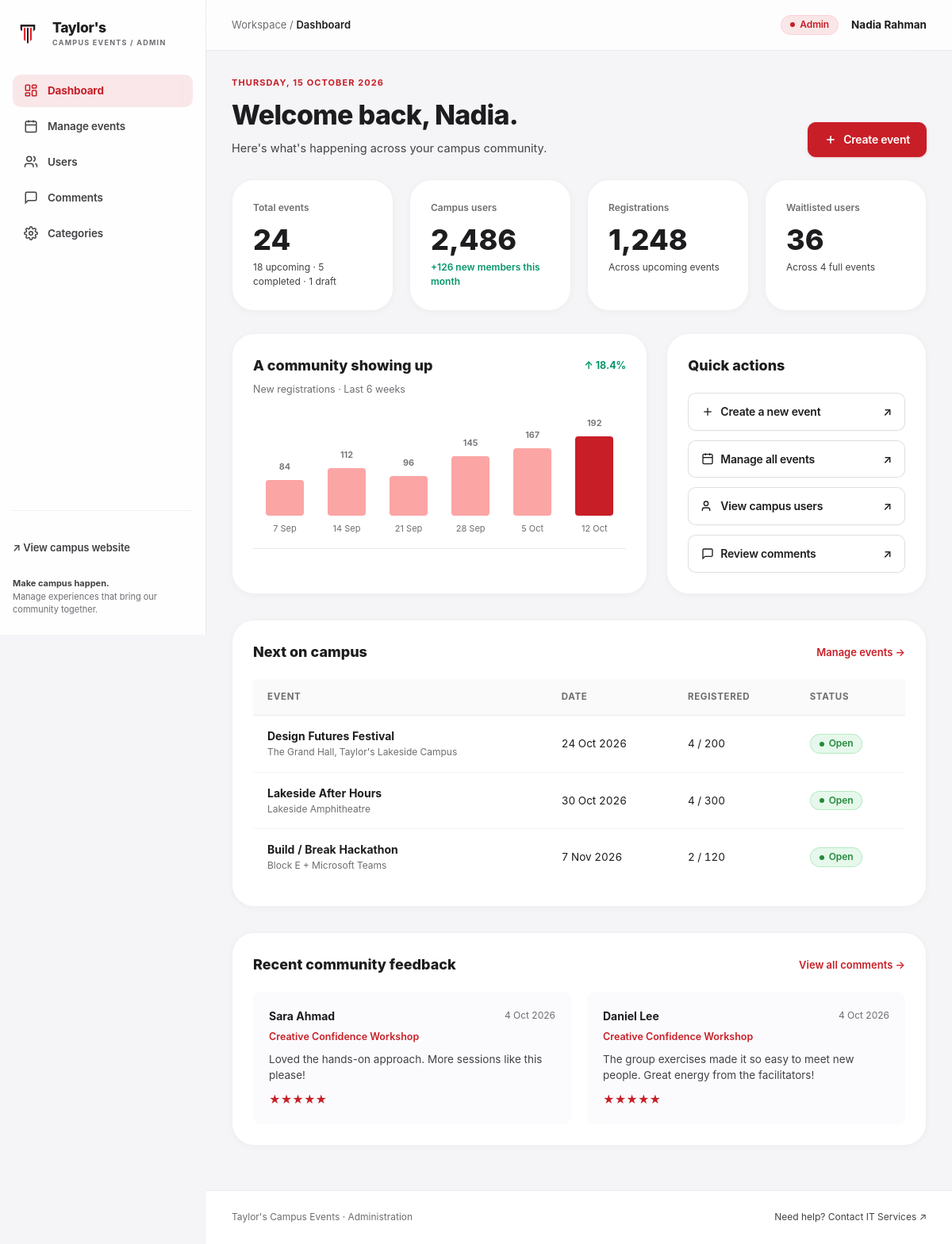
/admin/index.php (signed in), run on the app's committed database.
### tables this page shows
CREATE TABLE IF NOT EXISTS `users` (
  `id` INT AUTO_INCREMENT PRIMARY KEY,
  `name` VARCHAR(100) NOT NULL,
  `preferred_name` VARCHAR(100) NULL,
  `email` VARCHAR(150) NOT NULL UNIQUE,
  `password_hash` VARCHAR(255) NOT NULL,
  `role` ENUM('user', 'admin') NOT NULL DEFAULT 'user',
  `status` ENUM('active', 'suspended') NOT NULL DEFAULT 'active',
  `avatar` VARCHAR(255) NULL,
  `phone` VARCHAR(30) NULL,
  `faculty` VARCHAR(150) NULL,
  `created_at` TIMESTAMP DEFAULT CURRENT_TIMESTAMP
);

CREATE TABLE IF NOT EXISTS `events` (
  `id` INT AUTO_INCREMENT PRIMARY KEY,
  `title` VARCHAR(200) NOT NULL,
  `description` TEXT NOT NULL,
  `category_id` INT NOT NULL,
  `event_date` DATE NOT NULL,
  `start_time` TIME NOT NULL,
  `end_time` TIME NOT NULL,
  `format` ENUM('physical', 'online', 'hybrid') NOT NULL DEFAULT 'physical',
  `venue` VARCHAR(255) NULL,
  `online_link` VARCHAR(255) NULL,
  `capacity` INT NOT NULL DEFAULT 50,
  `poster_path` VARCHAR(255) NULL,
  `poster_theme` VARCHAR(50) DEFAULT 'purple',
  `status` ENUM('draft', 'published', 'cancelled', 'completed') NOT NULL DEFAULT 'published',
  `allow_waitlist` TINYINT(1) NOT NULL DEFAULT 1,
  `organiser_name` VARCHAR(150) NOT NULL DEFAULT "Taylor's University",
  `organiser_email` VARCHAR(150) NULL,
  `cancellation_reason` VARCHAR(255) NULL,
  `created_by` INT NOT NULL,
  `created_at` TIMESTAMP DEFAULT CURRENT_TIMESTAMP,
  `updated_at` TIMESTAMP DEFAULT CURRENT_TIMESTAMP ON UPDATE CURRENT_TIMESTAMP,
  CONSTRAINT `fk_events_category` FOREIGN KEY (`category_id`) REFERENCES `categories` (`id`) ON DELETE CASCADE,
  CONSTRAINT `fk_events_creator` FOREIGN KEY (`created_by`) REFERENCES `users` (`id`) ON DELETE CASCADE
);

CREATE TABLE IF NOT EXISTS `comments` (
  `id` INT AUTO_INCREMENT PRIMARY KEY,
  `event_id` INT NOT NULL,
  `user_id` INT NOT NULL,
  `rating` TINYINT NOT NULL CHECK (`rating` BETWEEN 1 AND 5),
  `comment` TEXT NOT NULL,
  `created_at` TIMESTAMP DEFAULT CURRENT_TIMESTAMP,
  `updated_at` TIMESTAMP DEFAULT CURRENT_TIMESTAMP ON UPDATE CURRENT_TIMESTAMP,
  UNIQUE KEY `unique_comment_event_user` (`event_id`, `user_id`),
  CONSTRAINT `fk_comment_event` FOREIGN KEY (`event_id`) REFERENCES `events` (`id`) ON DELETE CASCADE,
  CONSTRAINT `fk_comment_user` FOREIGN KEY (`user_id`) REFERENCES `users` (`id`) ON DELETE CASCADE
);

### admin/index.php (the view, shortened to what the rows shown need)
<?php
require_once __DIR__ . '/sidebar.php';
$db = get_db_connection();
$stmt = $db->query("
    SELECT e.*, c.name as category_name
    FROM events e
    JOIN categories c ON e.category_id = c.id
    WHERE e.status = 'published' AND e.event_date >= '2026-10-15'
    ORDER BY e.event_date ASC
    LIMIT 3
");
$next_events = $stmt->fetchAll();
$stmt = $db->query("
    SELECT c.*, u.name as user_name, e.title as event_title
    FROM comments c
    JOIN users u ON c.user_id = u.id
    JOIN events e ON c.event_id = e.id
    ORDER BY c.created_at DESC
    LIMIT 2
");
$recent_feedback = $stmt->fetchAll();
?>
<div style="display:flex; align-items:flex-end; justify-content:space-between; margin-bottom: 28px;">
    <div>
        <div style="font-size: 11px; font-weight: 700; color: var(--color-primary); letter-spacing: 0.1em; text-transform: uppercase; margin-bottom: 6px;">
            THURSDAY, 15 OCTOBER 2026
        </div>
        <h1 style="font-size: 34px; font-weight: 800; letter-spacing: -0.02em; margin-bottom: 4px;">
            Welcome back, <?= e($admin_user['preferred_name'] ?? $admin_user['name']) ?>.
        </h1>
        <p style="font-size: 14.5px; color: var(--text-secondary);">
            Here's what's happening across your campus community.
        </p>
    </div>
</div>
<div class="info-card-box" style="margin-bottom: 32px;">
    <table class="data-table">
        <thead>
            <tr>
                <th>EVENT</th>
                <th>DATE</th>
                <th>REGISTERED</th>
                <th>STATUS</th>
            </tr>
        </thead>
        <tbody>
            <?php foreach ($next_events as $ev):
                $st = get_event_seat_info((int)$ev['id']);
                $badge_cls = $st['is_full'] ? 'badge-full' : 'badge-open';
                $badge_lbl = $st['is_full'] ? 'Full' : 'Open';
            ?>
                <tr>
                    <td>
                        <strong style="font-size: 14px;"><?= e($ev['title']) ?></strong>
                        <div style="font-size: 12px; color: var(--text-muted);"><?= e($ev['venue'] ?: 'Online') ?></div>
                    </td>
                    <td><?= e(format_event_date($ev['event_date'])) ?></td>
                    <td><?= e($st['confirmed']) ?> / <?= e($st['capacity']) ?></td>
                    <td><span class="badge <?= $badge_cls ?>"><?= $badge_lbl ?></span></td>
                </tr>
            <?php endforeach; ?>
        </tbody>
    </table>
</div>
<div class="info-card-box">
    <div style="display:grid; grid-template-columns: 1fr 1fr; gap: 20px;">
        <?php foreach ($recent_feedback as $fb): ?>
            <div style="background:var(--bg-surface-subtle); border-radius:var(--radius-sm); padding:20px;">
                <div style="display:flex; align-items:center; justify-content:space-between; margin-bottom:6px;">
                    <strong style="font-size:14px;"><?= e($fb['user_name']) ?></strong>
                    <span style="font-size:12px; color:var(--text-muted);"><?= e(format_event_date($fb['created_at'])) ?></span>
                </div>
                <div style="font-size:12.5px; color:var(--color-primary); font-weight:600; margin-bottom:8px;">
                    <?= e($fb['event_title']) ?>
                </div>
                <p style="font-size:13.5px; color:var(--text-secondary); line-height:1.5; margin-bottom:10px;">
                    <?= e($fb['comment']) ?>
                </p>
                <div style="color:var(--color-primary); font-size:14px;">★★★★★</div>
            </div>
        <?php endforeach; ?>
    </div>
</div>
<?php require_once __DIR__ . '/footer.php'; ?>

### admin/sidebar.php (shortened to what the rows shown need)
<?php
require_once __DIR__ . '/../includes/auth.php';
require_once __DIR__ . '/../includes/helpers.php';
$admin_user = require_admin();
?>
<!DOCTYPE html>
<html lang="en">
<head>
    <link rel="stylesheet" href="<?= APP_BASE_PATH ?>/assets/css/style.css">
    <link rel="stylesheet" href="<?= APP_BASE_PATH ?>/assets/css/admin.css">
</head>
<body style="background:var(--bg-page);">
<div class="admin-shell">
    <div class="admin-main">
        <header class="admin-topbar">
            <div style="display:flex; align-items:center; gap:16px;">
                <span class="badge badge-admin">Admin</span>
                <div style="font-size:13.5px; font-weight:700; color:var(--text-main);">
                    <?= e($admin_user['name']) ?>
                </div>
            </div>
        </header>
        <div class="admin-content-inner">

### data on the page
users: name "Nadia Rahman", preferred_name "Nadia"
events: title "Design Futures Festival", venue "The Grand Hall, Taylor's Lakeside Campus", event_date "24 Oct 2026", confirmed "4", capacity "200", badge_lbl "Open"
events: title "Lakeside After Hours", venue "Lakeside Amphitheatre", event_date "30 Oct 2026", confirmed "4", capacity "300", badge_lbl "Open"
events: title "Build / Break Hackathon", venue "Block E + Microsoft Teams", event_date "7 Nov 2026", confirmed "2", capacity "120", badge_lbl "Open"
comments: user.name "Sara Ahmad", created_at "4 Oct 2026", event.title "Creative Confidence Workshop", comment "Loved the hands-on approach. More sessions like this please!"
comments: user.name "Daniel Lee", created_at "4 Oct 2026", event.title "Creative Confidence Workshop", comment "The group exercises made it so easy to meet new people. Great energy from the facilitators!"

### other printed values
$admin_breadcrumb "Dashboard"
$b['val'] "84"
$b['label'] "7 Sep"
$b['val'] "112"
$b['label'] "14 Sep"
$b['val'] "96"
$b['label'] "21 Sep"
$b['val'] "145"
$b['label'] "28 Sep"
$b['val'] "167"
$b['label'] "5 Oct"
$b['val'] "192"
$b['label'] "12 Oct"
